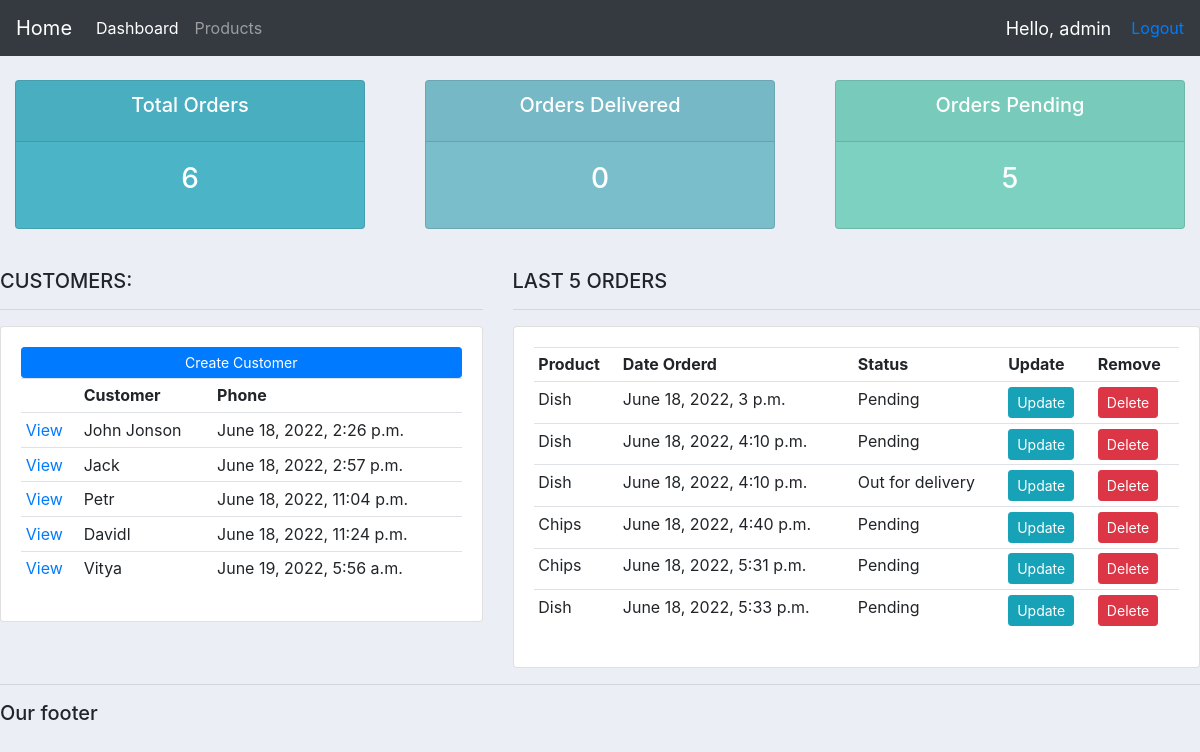
The app's page / (signed in), older data.
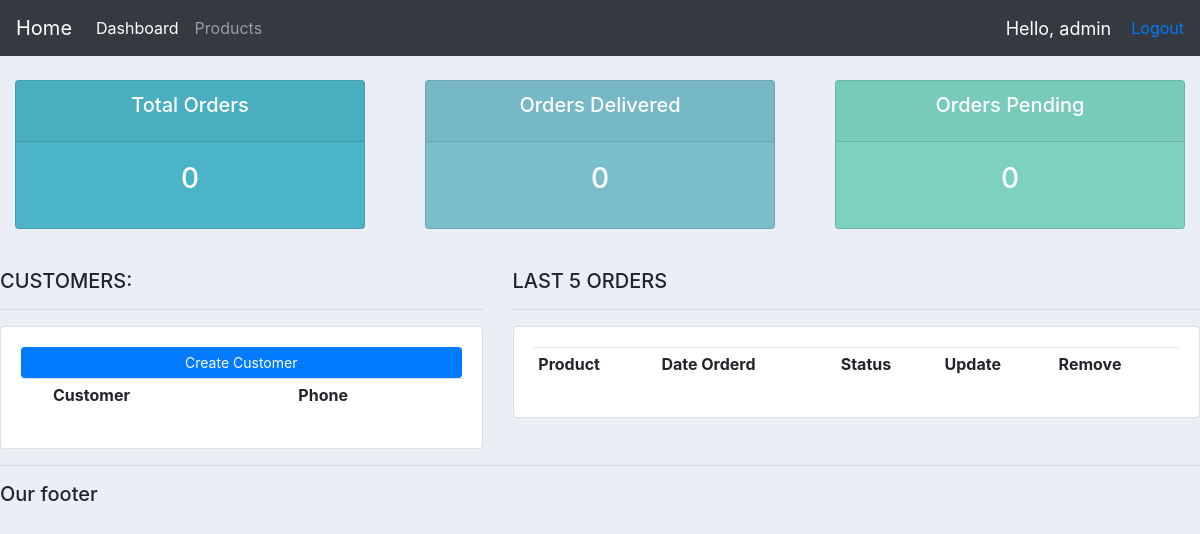
The same page, newer data.
### accounts/models.py (models this page shows, shortened)
class Customer(models.Model):
    user = models.OneToOneField(User, null=True, blank=True, on_delete=models.CASCADE)
    name = models.CharField(max_length=200, null=True)
    phone = models.CharField(max_length=200, null=True)
    email = models.EmailField(max_length=200, null=True)
    profile_pic = models.ImageField(default='1.png', null=True, blank=True)
    date_created = models.DateTimeField(auto_now_add=True, null=True)

class Order(models.Model):
    STATUS = (
        ('Pending', 'Pending'),
        ('Out for delivery', 'Out for delivery'),
        ('Delivered', 'Delivered')
    )
    customer = models.ForeignKey(Customer, null=True, on_delete=models.SET_NULL)
    product = models.ForeignKey(Product, null=True, on_delete=models.SET_NULL)
    date_created = models.DateTimeField(auto_now_add=True, null=True)
    status = models.CharField(max_length=200, null=True, choices=STATUS)

class Product(models.Model):
    CATEGORY = (
        ('Indoor', 'Indoor'),
        ('Out Door', 'Out Door')
    )
    name = models.CharField(max_length=200, null=True)
    price = models.FloatField(null=True)
    category = models.CharField(max_length=200, null=True, choices=CATEGORY)
    description = models.CharField(max_length=200, null=True)
    date_created = models.DateTimeField(auto_now_add=True, null=True)
    tags = models.ManyToManyField(Tag)
    def __str__(self):
        return self.name

### accounts/decorators.py (the view)
    def wrapper_function(request, *args, **kwargs):
        group = None
        if request.user.groups.exists():
            group = request.user.groups.all()[0].name
        if group == 'customer':
            return redirect('user-page')
        if group == 'admin':
            return view_func(request, *args, **kwargs)

### accounts/views.py (called while the page is built)
@login_required(login_url='login')
@admin_only
def home(request):
    orders = Order.objects.all()
    customers = Customer.objects.all()
    total_customers = customers.count()
    total_orders = orders.count()
    delivered = orders.filter(status='Delivered').count()
    pending = orders.filter(status='Pending').count()
    context = {
        'order': orders,
        'customers': customers,
        'total_customers': total_customers,
        'total_orders': total_orders,
        'delivered': delivered,
        'pending': pending
    }
    return render(request, 'accounts/dashboard.html', context)

### templates/accounts/dashboard.html
{% extends 'accounts/main.html' %}
{% block content %}
    {% include 'accounts/status.html' %}
    <br>
<div class="row">
	<div class="col-md-5">
		<h5>CUSTOMERS:</h5>
		<hr>
		<div class="card card-body">
			<a class="btn btn-primary  btn-sm btn-block" href="">Create Customer</a>
			<table class="table table-sm">
				<tr>
                    <th></th>
					<th>Customer</th>
					<th>Phone</th>
                    {% for customer in customers %}
                    <tr>
                        <td><a href="{% url 'customer' customer.id %}">View</a></td>
                        <td>{{ customer.name }}</td>
                        <td>{{ customer.date_created }}</td>
                    </tr>
                    {% endfor %}
				</tr>
			</table>
		</div>
	</div>
	<div class="col-md-7">
		<h5>LAST 5 ORDERS</h5>
		<hr>
		<div class="card card-body">
			<table class="table table-sm">
				<tr>
					<th>Product</th>
					<th>Date Orderd</th>
					<th>Status</th>
					<th>Update</th>
					<th>Remove</th>
				</tr>
                {% for order in order %}
                    <tr>
                        <td>{{ order.product }}</td>
                        <td>{{ order.date_created }}</td>
                        <td>{{ order.status }}</td>
                        <td><a class="btn btn-sm btn-info" href="{% url 'update_order' order.id %}">Update</a></td>
                        <td><a class="btn btn-sm btn-danger" href="{% url 'delete_order' order.id %}">Delete</a></td>
                    </tr>
                {% endfor %}
			</table>
		</div>
	</div>
</div>
{% endblock %}

### templates/accounts/main.html (shortened to what this page needs)
{% load static %}
<!DOCTYPE html>
<html lang="en">
<head>
    <link rel="stylesheet" href="https://stackpath.bootstrapcdn.com/bootstrap/4.3.1/css/bootstrap.min.css">
    <link rel="stylesheet" type="text/css" href="{% static '/css/main.css' %}">
</head>
<body>
{% include 'accounts/navbar.html' %}
{% block content %}
{% endblock %}
<hr>
<h5>Our footer</h5>
</body>
</html>

### templates/accounts/navbar.html (shortened to what this page needs)
{% load static %}
<nav class="navbar navbar-expand-lg navbar-dark bg-dark">
  <a class="navbar-brand" href="#">Home</a>
  <div class="collapse navbar-collapse" id="navbarSupportedContent">
    <ul class="navbar-nav mr-auto">
      <li class="nav-item active">
          {% if request.user.is_staff %}
        <a class="nav-link" href="{% url 'home' %}">Dashboard</a>
      </li>
      <li class="nav-item">
        <a class="nav-link" href="{% url 'products' %}">Products</a>
      </li>
           {% else %}
              <li class="nav-item">
                <a class="nav-link" href="{% url 'account' %}">Settings</a>
              </li>
           {% endif %}
    </ul>
  </div>
    <span id="hello-msg">Hello, {{ request.user }}</span>
    <span><a href="{% url 'logout' %}">Logout</a></span>
</nav>

### templates/accounts/status.html
<br>
<div class="row">
	<div class="col">
		<div class="col-md">
			<div class="card text-center text-white  mb-3" id="total-orders">
			  	<div class="card-header">
			  		<h5 class="card-title">Total Orders</h5>
			  	</div>
			  	<div class="card-body">
			    	<h3 class="card-title">{{ total_orders }}</h3>
			  	</div>
			</div>
		</div>
	</div>
	<div class="col">
		<div class="col-md">
			<div class="card text-center text-white  mb-3" id="orders-delivered">
			  	<div class="card-header">
			  		<h5 class="card-title">Orders Delivered</h5>
			  	</div>
			  	<div class="card-body">
			    	<h3 class="card-title">{{ delivered }}</h3>
			  	</div>
			</div>
		</div>
	</div>
	<div class="col">
		<div class="col-md">
			<div class="card text-center text-white  mb-3" id="orders-pending">
			  	<div class="card-header">
			  		<h5 class="card-title">Orders Pending</h5>
			  	</div>
			  	<div class="card-body">
			    	<h3 class="card-title">{{ pending }}</h3>
			  	</div>
			</div>
		</div>
	</div>
</div>

### static/css/main.css (style rules this page uses)
body { background-color: #ebeff5; }
#total-orders { background-color: #4cb4c7; }
#orders-delivered { background-color: #7abecc; }
#orders-pending { background-color: #7CD1C0; }

### templates/accounts/navbar.html (style rules this page uses)
#hello-msg { font-size: 18px; color: #fff; margin-right: 20px; }

Row changes from the older to the newer data that the page shows:
removed Customer: name "John Jonson", date_created "June 18, 2022, 2:26 p.m."
removed Customer: name "Jack", date_created "June 18, 2022, 2:57 p.m."
removed Customer: name "Petr", date_created "June 18, 2022, 11:04 p.m."
removed Customer: name "Davidl", date_created "June 18, 2022, 11:24 p.m."
removed Customer: name "Vitya", date_created "June 19, 2022, 5:56 a.m."
removed Order: product "Dish", date_created "June 18, 2022, 3 p.m.", status "Pending"
removed Order: product "Dish", date_created "June 18, 2022, 4:10 p.m.", status "Pending"
removed Order: product "Dish", date_created "June 18, 2022, 4:10 p.m.", status "Out for delivery"
removed Order: product "Chips", date_created "June 18, 2022, 4:40 p.m.", status "Pending"
removed Order: product "Chips", date_created "June 18, 2022, 5:31 p.m.", status "Pending"
removed Order: product "Dish", date_created "June 18, 2022, 5:33 p.m.", status "Pending"
Text that changed along with them:
{{ total_orders }}: "6" → "0"
{{ pending }}: "5" → "0"
